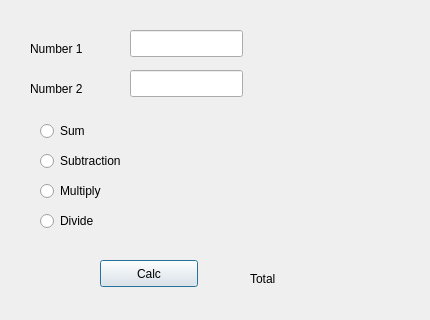
<?xml version="1.0" encoding="UTF-8"?>
<ui version="4.0">
 <class>Dialog</class>
 <widget class="QDialog" name="Dialog">
  <property name="geometry">
   <rect>
    <x>0</x>
    <y>0</y>
    <width>430</width>
    <height>320</height>
   </rect>
  </property>
  <property name="windowTitle">
   <string>Dialog</string>
  </property>
  <widget class="QPushButton" name="pushButtonCalc">
   <property name="geometry">
    <rect>
     <x>100</x>
     <y>260</y>
     <width>98</width>
     <height>27</height>
    </rect>
   </property>
   <property name="text">
    <string>Calc</string>
   </property>
  </widget>
  <widget class="QLabel" name="label">
   <property name="geometry">
    <rect>
     <x>30</x>
     <y>40</y>
     <width>66</width>
     <height>17</height>
    </rect>
   </property>
   <property name="text">
    <string>Number 1</string>
   </property>
  </widget>
  <widget class="QLabel" name="label_2">
   <property name="geometry">
    <rect>
     <x>30</x>
     <y>80</y>
     <width>66</width>
     <height>17</height>
    </rect>
   </property>
   <property name="text">
    <string>Number 2</string>
   </property>
  </widget>
  <widget class="QRadioButton" name="radioButtonSum">
   <property name="geometry">
    <rect>
     <x>40</x>
     <y>120</y>
     <width>116</width>
     <height>22</height>
    </rect>
   </property>
   <property name="text">
    <string>Sum</string>
   </property>
  </widget>
  <widget class="QRadioButton" name="radioButtonSub">
   <property name="geometry">
    <rect>
     <x>40</x>
     <y>150</y>
     <width>116</width>
     <height>22</height>
    </rect>
   </property>
   <property name="text">
    <string>Subtraction</string>
   </property>
  </widget>
  <widget class="QRadioButton" name="radioButtonMultiply">
   <property name="geometry">
    <rect>
     <x>40</x>
     <y>180</y>
     <width>116</width>
     <height>22</height>
    </rect>
   </property>
   <property name="text">
    <string>Multiply</string>
   </property>
  </widget>
  <widget class="QRadioButton" name="radioButtonDivide">
   <property name="geometry">
    <rect>
     <x>40</x>
     <y>210</y>
     <width>116</width>
     <height>22</height>
    </rect>
   </property>
   <property name="text">
    <string>Divide</string>
   </property>
  </widget>
  <widget class="QLineEdit" name="lineEditNumber1">
   <property name="geometry">
    <rect>
     <x>130</x>
     <y>30</y>
     <width>113</width>
     <height>27</height>
    </rect>
   </property>
  </widget>
  <widget class="QLineEdit" name="lineEditNumber2">
   <property name="geometry">
    <rect>
     <x>130</x>
     <y>70</y>
     <width>113</width>
     <height>27</height>
    </rect>
   </property>
  </widget>
  <widget class="QLabel" name="labelResult">
   <property name="geometry">
    <rect>
     <x>250</x>
     <y>270</y>
     <width>66</width>
     <height>17</height>
    </rect>
   </property>
   <property name="text">
    <string>Total</string>
   </property>
  </widget>
 </widget>
 <resources/>
 <connections/>
</ui>
